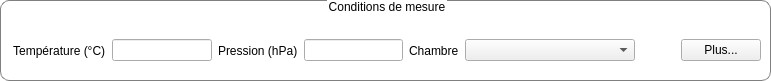
      <widget class="QGroupBox" name="dosimetrySettingsGroupBox">
       <property name="geometry">
        <rect>
         <x>0</x>
         <y>10</y>
         <width>771</width>
         <height>81</height>
        </rect>
       </property>
       <property name="styleSheet">
        <string notr="true">QGroupBox {
	font: 75 16pt &quot;Century Schoolbook L&quot;;
  border: 1px solid gray;
  border-radius: 9px;
  margin-top: 0.5em;
  background: transparent;
}

QGroupBox::title {
     subcontrol-origin: margin;
     subcontrol-position: top center; 
}

QLabel {
background: transparent;
}</string>
       </property>
       <property name="title">
        <string>Conditions de mesure</string>
       </property>
       <widget class="QWidget" name="horizontalLayoutWidget_11">
        <property name="geometry">
         <rect>
          <x>10</x>
          <y>30</y>
          <width>751</width>
          <height>41</height>
         </rect>
        </property>
        <layout class="QHBoxLayout" name="horizontalLayout_9">
         <item>
          <widget class="QLabel" name="temperatureLabel">
           <property name="text">
            <string> Température (°C)</string>
           </property>
          </widget>
         </item>
         <item>
          <widget class="QLineEdit" name="tdj_lineEdit_temperature">
           <property name="maximumSize">
            <size>
             <width>100</width>
             <height>16777215</height>
            </size>
           </property>
           <property name="styleSheet">
            <string notr="true"/>
           </property>
           <property name="alignment">
            <set>Qt::AlignCenter</set>
           </property>
          </widget>
         </item>
         <item>
          <widget class="QLabel" name="pressureLabel">
           <property name="text">
            <string>Pression (hPa)</string>
           </property>
          </widget>
         </item>
         <item>
          <widget class="QLineEdit" name="tdj_lineEdit_pression">
           <property name="maximumSize">
            <size>
             <width>100</width>
             <height>16777215</height>
            </size>
           </property>
           <property name="styleSheet">
            <string notr="true"/>
           </property>
           <property name="alignment">
            <set>Qt::AlignCenter</set>
           </property>
          </widget>
         </item>
         <item>
          <widget class="QLabel" name="chambreLabel">
           <property name="styleSheet">
            <string notr="true">border:0px; background-color: none;</string>
           </property>
           <property name="text">
            <string>Chambre</string>
           </property>
          </widget>
         </item>
         <item>
          <widget class="QComboBox" name="tdj_comboBox_chambre">
           <property name="sizePolicy">
            <sizepolicy hsizetype="Fixed" vsizetype="Fixed">
             <horstretch>0</horstretch>
             <verstretch>0</verstretch>
            </sizepolicy>
           </property>
           <property name="minimumSize">
            <size>
             <width>170</width>
             <height>0</height>
            </size>
           </property>
           <property name="styleSheet">
            <string notr="true"/>
           </property>
          </widget>
         </item>
         <item>
          <spacer name="horizontalSpacer_2">
           <property name="orientation">
            <enum>Qt::Horizontal</enum>
           </property>
           <property name="sizeHint" stdset="0">
            <size>
             <width>40</width>
             <height>20</height>
            </size>
           </property>
          </spacer>
         </item>
         <item>
          <widget class="QPushButton" name="tdj_pushButton_dosiSettingsMore">
           <property name="minimumSize">
            <size>
             <width>70</width>
             <height>0</height>
            </size>
           </property>
           <property name="styleSheet">
            <string notr="true"/>
           </property>
           <property name="text">
            <string>Plus...</string>
           </property>
          </widget>
         </item>
        </layout>
       </widget>
      </widget>
